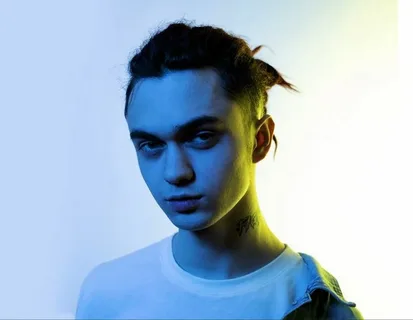
#> input picture samplee.jpg, 413 x 320 px
$ python main.py
#> lines starting #> are read from the running program, lines starting #| are printed output that depends on the picture; after the words box and inside, x2 and y2 are one past the last pixel; in counts of white or black regions, pixels touching at a corner belong together
import cv2


# Загрузка классификатора для детектирования лиц
face_cascade = cv2.CascadeClassifier(cv2.data.haarcascades + 'haarcascade_frontalface_default.xml')
if face_cascade.empty():
    print("Ошибка: не удалось загрузить классификатор Haar Cascade.")
    exit()

# Загрузка изображения
image = cv2.imread('samplee.jpg')
#> image is the input picture: shape (320, 413, 3); mean B, G, R 205.5, 186.9, 165.7
if image is None:
    print("Ошибка: изображение не найдено по указанному пути.")
    exit()

# Преобразование изображения в оттенки серого
gray = cv2.cvtColor(image, cv2.COLOR_BGR2GRAY)
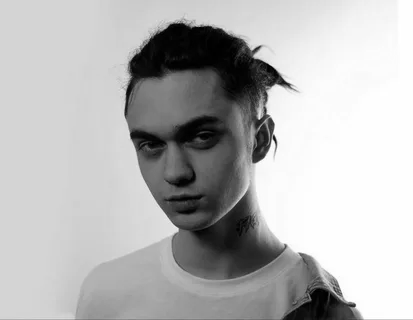
#> gray: shape (320, 413); min 0, max 255, mean 182.8

# Детектирование лиц
faces = face_cascade.detectMultiScale(gray, scaleFactor=1.1, minNeighbors=5, minSize=(30, 30))
#> faces = [[112, 90, 132, 132]]

# Печать количества найденных лиц
print(f"Обнаружено лиц: {len(faces)}")
#| Обнаружено лиц: 1

# Опционально: рисование рамок вокруг лиц и отображение результата
for (x, y, w, h) in faces:
    cv2.rectangle(image, (x, y), (x+w, y+h), (0, 255, 0), 2)
#> this loop made 1 pass
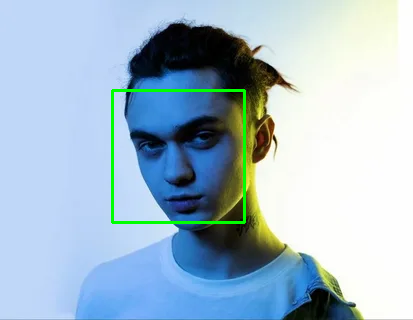
#> image: shape (320, 413, 3); 1.2% of pixels changed, all inside (x1, y1, x2, y2) = (111, 89, 246, 224)

# Сохранение изображения с рамками вокруг лиц
output_path = 'output_detected_faces.jpg'
cv2.imwrite(output_path, image)
print(f'Результат сохранен в {output_path}')
